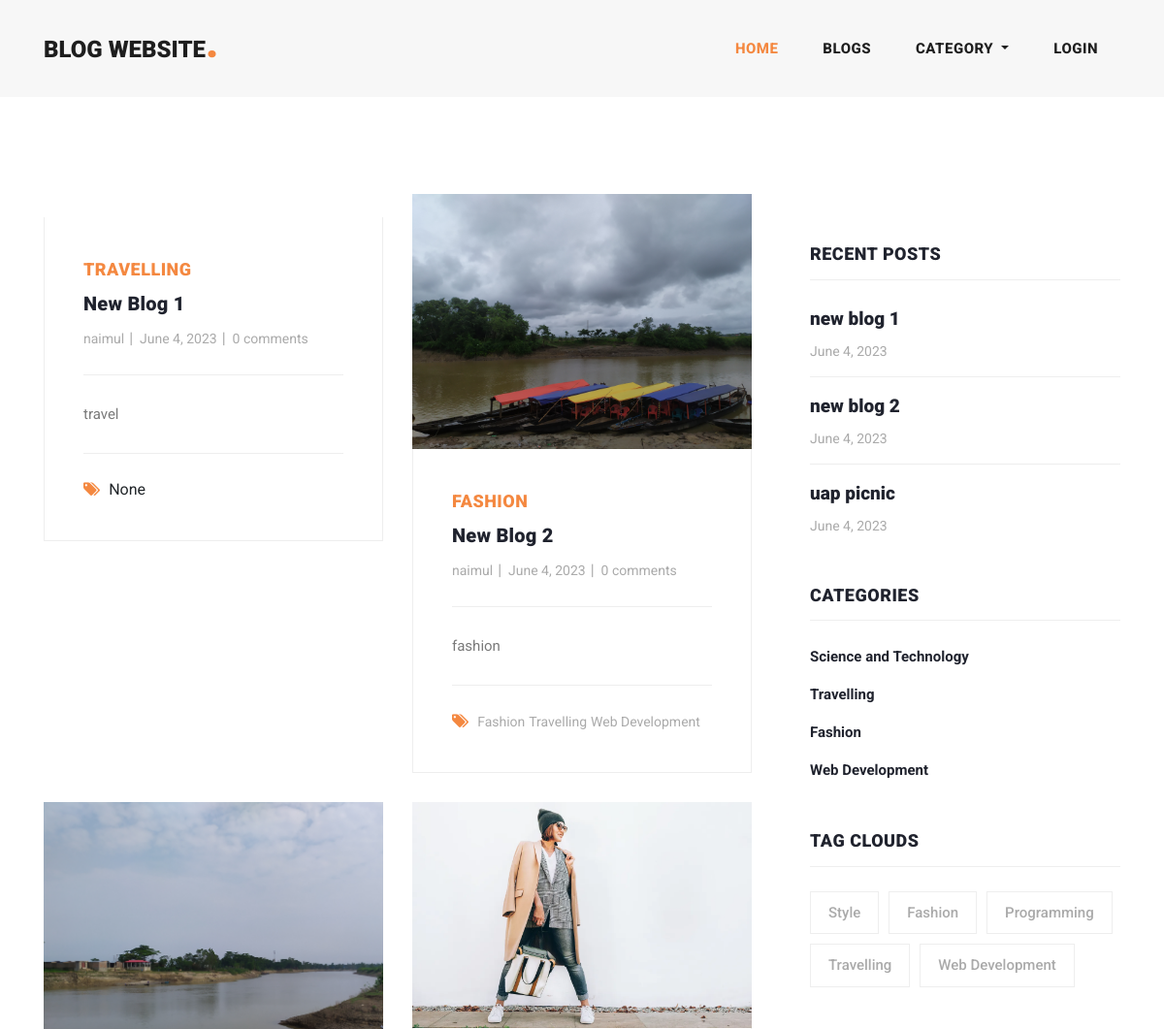
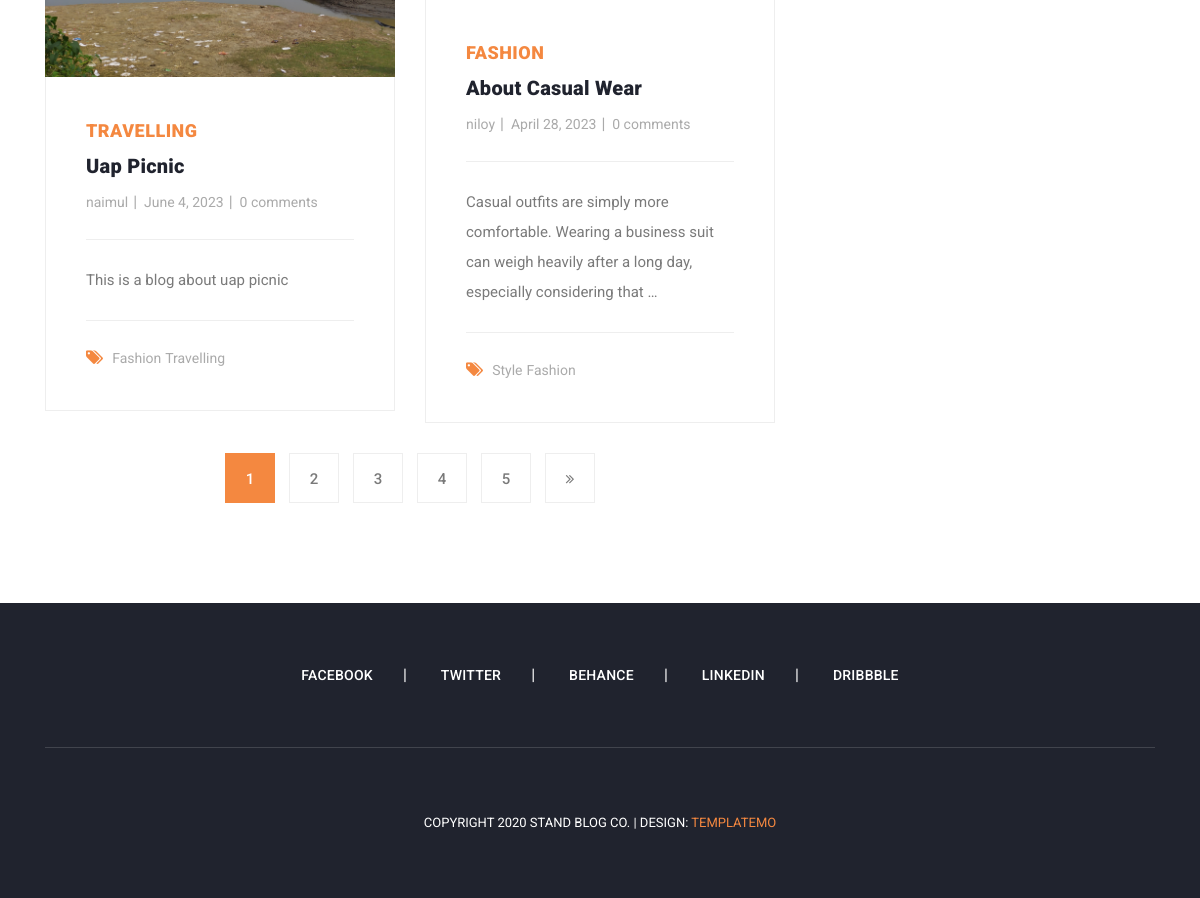
The app's page /blogs/ with its own data (2 pictures, top to bottom).
### blog/models.py (models this page shows, shortened)
class Blog(models.Model):
  user = models.ForeignKey(
    User,
    related_name='user_blogs',
    on_delete=models.CASCADE
  )
  category = models.ForeignKey(
    Category,
    related_name='category_blogs',
    on_delete=models.CASCADE
  )
  tags = models.ManyToManyField(
    Tag,
    related_name='tag_blogs',
    blank=True
  )
  likes = models.ManyToManyField(
    User,
    related_name='user_likes',
    blank=True
  )
  title = models.CharField(
    max_length=250
  )
  slug = models.SlugField(null=True, blank=True)
  banner = models.ImageField(upload_to='blog_banners')
  description = models.TextField()
  created_date = models.DateField(auto_now_add=True)

class Category(models.Model):
  title = models.CharField(max_length=150, unique=True)
  slug = models.SlugField(null=True, blank=True)
  created_date = models.DateField(auto_now_add=True)

class Tag(models.Model):
  title = models.CharField(max_length=150)
  slug = models.SlugField(null=True, blank=True)
  created_date = models.DateField(auto_now_add=True)

### user_profile/models.py (models this page shows, shortened)
class User(AbstractUser):
  email = models.EmailField(
    max_length = 150,
    unique = True,
    error_messages = {
      "unique" : "The email must be unique"
    }
  )
  profile_image = models.ImageField(
    null = True,
    blank = True,
    upload_to = "profile_images"
  )
  REQUIRED_FIELDS = ["email"]
  objects = CustomUserManager()

### blog/views.py (the view)
# urls.py: path('blogs/', blogs, name='blogs'),
def blogs(request):
  queryset = Blog.objects.order_by('-created_date')
  blogs = Blog.objects.order_by('-created_date')
  tags = Tag.objects.order_by('-created_date')
  page = request.GET.get('page', 1)
  paginator = Paginator(queryset, 4)
  try:
    blogs = paginator.page(page)
  except EmptyPage:
    blogs = paginator.page(1)
  except PageNotAnInteger:
    blogs = paginator.page(1)
    return redirect('blogs')
  context = {
    "blogs": blogs,
    "tags": tags,
    "paginator": paginator,
  }
  return render(request, 'blogs.html', context)

### blog/context_processors.py (called while the page is built)
def get_all_categories(request):
    categories = Category.objects.all()
    context = {
        "categories": categories
    }
    return context

### templates/blogs.html (shortened to what this page needs)
{% extends 'base.html' %}
{% load static %}
{% block content %}
    <section class="blog-posts grid-system">
      <div class="container">
        <div class="row">
          <div class="col-lg-8">
            <div class="all-blog-posts">
              <div class="row">
                {% for blog in blogs %}
                {% include 'blog_card.html' %}
                {% endfor %}
                <div class="col-lg-12">
                  {% include 'pagination.html' %}
                </div>
              </div>
            </div>
          </div>
          {% include 'sidebar.html' %}
        </div>
      </div>
    </section>
{% endblock content %}

### templates/blog_card.html
                {% load static %}
                <div class="col-lg-6">
                  <div class="blog-post">
                    <div class="blog-thumb">
                      <img src="{{blog.banner.url}}" alt="">
                    </div>
                    <div class="down-content">
                      <span>{{blog.category.title}}</span>
                      <a href="{%url 'blog_details' blog.slug %}"><h4>{{blog.title}}</h4></a>
                      <ul class="post-info">
                        <li><a href="#">{{blog.user.username}}</a></li>
                        <li><a href="#">{{blog.created_date}}</a></li>
                        <li><a href="#">{{blog.blog_comments.all.count}} comments</a></li>
                      </ul>
                      <p>
                        {{blog.description|truncatewords:20}}
                      </p>
                      <div class="post-options">
                        <div class="row">
                          <div class="col-lg-12">
                            <ul class="post-tags">
                              <li><i class="fa fa-tags"></i></li>
                              {% if blog.tags.all.count > 0 %}
                              {% for tag in blog.tags.all%}
                              <li><a href="#">{{tag.title}}</a></li>
                              {% endfor %}
                              {% else %}
                              None
                              {% endif %}
                            </ul>
                          </div>
                        </div>
                      </div>
                    </div>
                  </div>
                </div>

### templates/sidebar.html
          <div class="col-lg-4">
            <div class="sidebar">
              <div class="row">
                <div class="col-lg-12">
                </div>
                <div class="col-lg-12">
                  <div class="sidebar-item recent-posts">
                    <div class="sidebar-heading">
                      <h2>Recent Posts</h2>
                    </div>
                    <div class="content">
                      <ul>
                        {% for blog in blogs|slice:"3" %}
                        <li><a href="#">
                          <h5>{{blog.title}}</h5>
                          <span>{{blog.created_date}}</span>
                        </a></li>
                        {% endfor %}
                      </ul>
                    </div>
                  </div>
                </div>
                <div class="col-lg-12">
                  <div class="sidebar-item categories">
                    <div class="sidebar-heading">
                      <h2>Categories</h2>
                    </div>
                    <div class="content">
                      <ul>
                        {% for category in categories %}
                        <li><a href="{% url 'category_blogs' category.slug %}">{{category.title}}</a></li>
                        {% endfor %}
                      </ul>
                    </div>
                  </div>
                </div>
                <div class="col-lg-12">
                  <div class="sidebar-item tags">
                    <div class="sidebar-heading">
                      <h2>Tag Clouds</h2>
                    </div>
                    <div class="content">
                      <ul>
                        {% for tag in tags %}
                        <li><a href="{% url 'tag_blogs' tag.slug %}">{{tag.title}}</a></li>
                        {% endfor %}
                      </ul>
                    </div>
                  </div>
                </div>
              </div>
            </div>
          </div>

### assets/css/templatemo-stand-blog.css (style rules this page uses)
body { font-family: "Roboto", sans-serif; overflow-x: hidden; text-rendering: optimizeLegibility; -webkit-font-smoothing: antialiased; -moz-osx-font-smoothing: grayscale; }
p { margin-bottom: 0px; font-size: 15px; font-weight: 400; color: #7a7a7a; line-height: 30px; }
a { text-decoration: none !important; }
ul { padding: 0; margin: 0; list-style: none; }
h1, h2, h3, h4, h5, h6 { margin: 0px; }
.blog-posts { margin-top: 100px; }
.blog-posts .blog-post { margin-bottom: 30px; }
.blog-posts .blog-thumb img { width: 100%; overflow: hidden; }
.blog-posts .down-content { padding: 40px; border-right: 1px solid #eee; border-left: 1px solid #eee; border-bottom: 1px solid #eee; }
.blog-posts .down-content span { font-size: 18px; text-transform: uppercase; letter-spacing: 0.5px; font-weight: 900; color: #f48840; }
.blog-posts .down-content h4 { font-size: 24px; text-transform: capitalize; letter-spacing: 0.5px; font-weight: 900; color: #20232e; margin: 10px 0px 12px 0px; }
.blog-posts .down-content ul.post-info li { display: inline-block; margin-right: 8px; }
.blog-posts .down-content ul.post-info li:after { content: "|"; color: #aaa; margin-left: 8px; }
.blog-posts .down-content h4 { font-size: 20px; letter-spacing: 0.25px; }
.grid-system .down-content ul.post-info li { margin-right: 3px; }
.grid-system .down-content ul.post-info li:after { margin-left: 5px; }
.blog-posts .down-content ul.post-info li:last-child::after { display: none; }
.blog-posts .down-content ul.post-info li a { font-size: 14px; color: #aaa; font-weight: 400; transition: all 0.3s; }
.blog-posts .down-content p { padding: 25px 0px; margin: 25px 0px; border-top: 1px solid #eee; border-bottom: 1px solid #eee; }
.blog-posts .down-content ul.post-tags li, .blog-posts .down-content ul.post-share li { display: inline-block; }
.blog-posts .down-content ul.post-tags li:first-child i, .blog-posts .down-content ul.post-share li:first-child i { color: #f48840; margin-right: 5px; }
.blog-posts .down-content ul.post-tags li, .blog-posts .down-content ul.post-share li { color: #aaa; }
.blog-posts .down-content ul.post-tags li a, .blog-posts .down-content ul.post-share li a { font-size: 14px; color: #aaa; font-weight: 400; transition: all 0.3s; }
.blog-posts .sidebar-heading h2 { font-size: 18px; text-transform: uppercase; font-weight: 900; letter-spacing: 0.5px; color: #20232e; border-bottom: 1px solid #eee; padding-bottom: 15px; margin-bottom: 25px; }
.sidebar { margin-left: 30px; }
.sidebar .sidebar-item { margin-top: 50px; }
.sidebar .sidebar-heading h2 { font-size: 18px; text-transform: uppercase; font-weight: 900; letter-spacing: 0.5px; color: #20232e; border-bottom: 1px solid #eee; padding-bottom: 15px; margin-bottom: 25px; }
.sidebar .recent-posts ul li { margin-bottom: 15px; padding-bottom: 15px; border-bottom: 1px solid #eee; }
.sidebar .recent-posts ul li:last-child { margin-bottom: 0px; padding-bottom: 0px; border-bottom: none; }
.sidebar .recent-posts ul li h5 { font-size: 19px; font-weight: 900; color: #20232e; line-height: 30px; transition: all 0.3s; }
.sidebar .recent-posts ul li span { display: block; font-size: 14px; color: #aaa; margin-top: 8px; }
.sidebar .categories ul li { margin-bottom: 15px; }
.sidebar .categories ul li:last-child { margin-bottom: 0px; }
.sidebar .categories ul li a { font-size: 15px; font-weight: 700; color: #20232e; transition: all 0.3s; }
.sidebar .tags ul li { margin-right: 6px; display: inline-block; }
.sidebar .tags ul li { margin-bottom: 10px; }
.sidebar .tags ul li a { font-size: 15px; font-weight: 500; color: #aaa; display: inline-block; border: 1px solid #eee; padding: 10px 18px; transition: all 0.3s; }

### records on screen
Blog: category "TRAVELLING", title "New Blog 1", user.username "naimul", created_date "June 4, 2023", blog_comments.all.count "0", description "travel", shows "None", title "new blog 1"
Blog: banner (picture), category "FASHION", title "New Blog 2", user.username "naimul", created_date "June 4, 2023", blog_comments.all.count "0", description "fashion", title "new blog 2"
Tag: title "Fashion"
Tag: title "Travelling"
Tag: title "Web Development"
Blog: banner (picture), category "TRAVELLING", title "Uap Picnic", user.username "naimul", created_date "June 4, 2023", blog_comments.all.count "0", description "This is a blog about uap picnic", title "uap picnic"
Blog: banner (picture), category "FASHION", title "About Casual Wear", user.username "niloy", created_date "April 28, 2023", blog_comments.all.count "0", description "Casual outfits are simply more comfortable. Wearing a business suit can weigh heavily after a long day, especially considering that …"
Tag: title "Style"
Category: title "Science and Technology"
Category: title "Travelling"
Category: title "Fashion"
Category: title "Web Development"
Tag: title "Programming"

### other values on screen
{{ page }} "1"
{{ page }} "2" "3" "4" "5"
